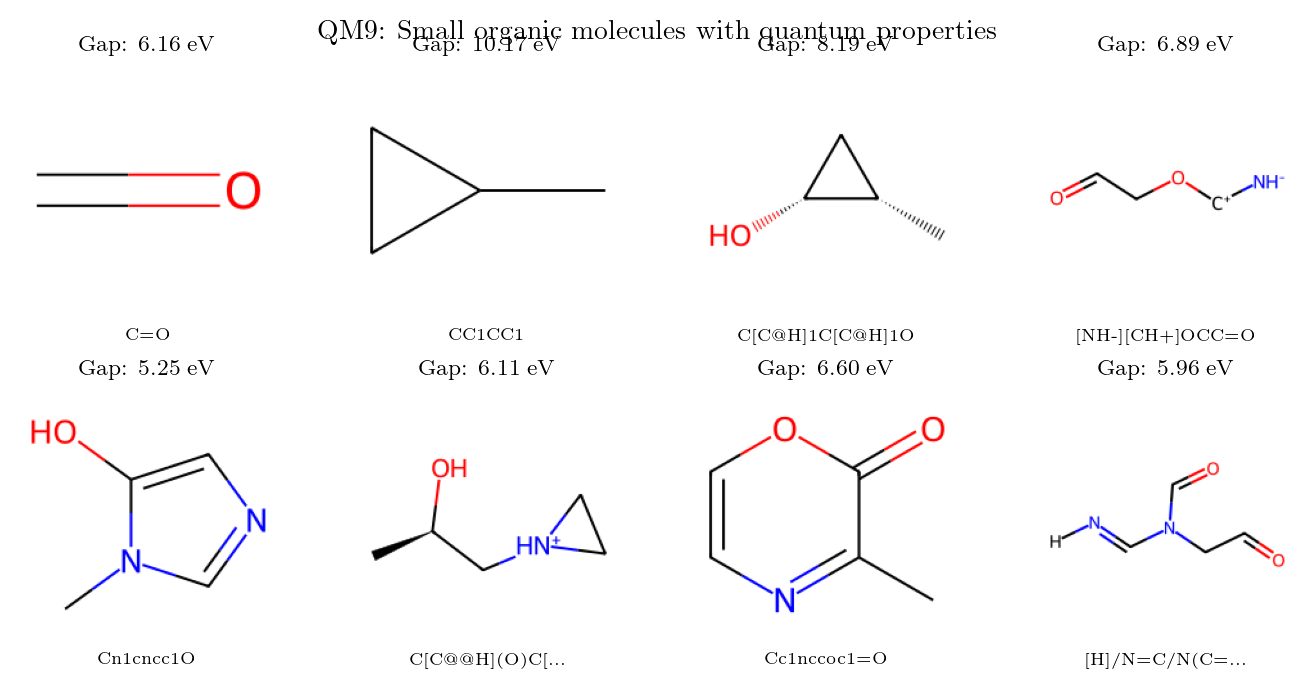

Python code for this plot:
"""
QM9 molecule visualization for lecture notes.
Shows several molecules with their properties.
"""

import matplotlib.pyplot as plt
import numpy as np
from pathlib import Path
from rdkit import Chem
from rdkit.Chem import Draw, AllChem
from torch_geometric.datasets import QM9

# Load publication style
plt.style.use(Path("~/.claude/skills/matplotlib-publication/matplotlibrc").expanduser())

DOUBLE_COL = 6.75

# Load QM9
dataset = QM9(root='./data/qm9')

# Property names and units (subset of the 19 targets)
# Index 7 is HOMO-LUMO gap (good for demo)
property_names = {
    0: ('Dipole moment', 'D'),
    1: ('Isotropic polarizability', 'a₀³'),
    2: ('HOMO', 'eV'),
    3: ('LUMO', 'eV'),
    4: ('HOMO-LUMO gap', 'eV'),
    5: ('Electronic spatial extent', 'a₀²'),
    6: ('Zero-point energy', 'eV'),
    7: ('Internal energy (0K)', 'eV'),
}

# Get SMILES from the raw data
raw_path = Path('./data/qm9/raw/gdb9.sdf')
supplier = Chem.SDMolSupplier(str(raw_path), removeHs=False)

# Select diverse interesting molecules
# Indices chosen to show variety
selected_indices = [5, 42, 100, 500, 1000, 2000, 5000, 10000]

fig, axes = plt.subplots(2, 4, figsize=(DOUBLE_COL, 3.2))
axes = axes.flatten()

for ax_idx, mol_idx in enumerate(selected_indices):
    ax = axes[ax_idx]

    # Get molecule from RDKit supplier
    mol = supplier[mol_idx]
    if mol is None:
        continue

    # Remove hydrogens for cleaner visualization
    mol_no_h = Chem.RemoveHs(mol)

    # Generate 2D coordinates for drawing
    AllChem.Compute2DCoords(mol_no_h)

    # Draw molecule to image
    img = Draw.MolToImage(mol_no_h, size=(200, 200))

    # Get properties from PyG dataset
    data = dataset[mol_idx]
    gap = data.y[0, 4].item()  # HOMO-LUMO gap

    # Get SMILES
    smiles = Chem.MolToSmiles(mol_no_h)
    if len(smiles) > 15:
        smiles = smiles[:12] + '...'

    # Plot
    ax.imshow(img)
    ax.set_title(f'Gap: {gap:.2f} eV', fontsize=8)
    ax.set_xlabel(smiles, fontsize=6)
    ax.set_xticks([])
    ax.set_yticks([])
    for spine in ax.spines.values():
        spine.set_visible(False)

plt.suptitle('QM9: Small organic molecules with quantum properties', fontsize=10, y=1.02)
plt.tight_layout()

# Save
save_path = Path("/Users/smsharma/Projects/ds595-ai4science/notes/chapters/03-neural-networks/figures/qm9_molecules.pdf")
fig.savefig(save_path, bbox_inches='tight', pad_inches=0.1)
fig.savefig(save_path.with_suffix('.png'), dpi=200, bbox_inches='tight', pad_inches=0.1)
print(f"Saved to {save_path}")

plt.show()
